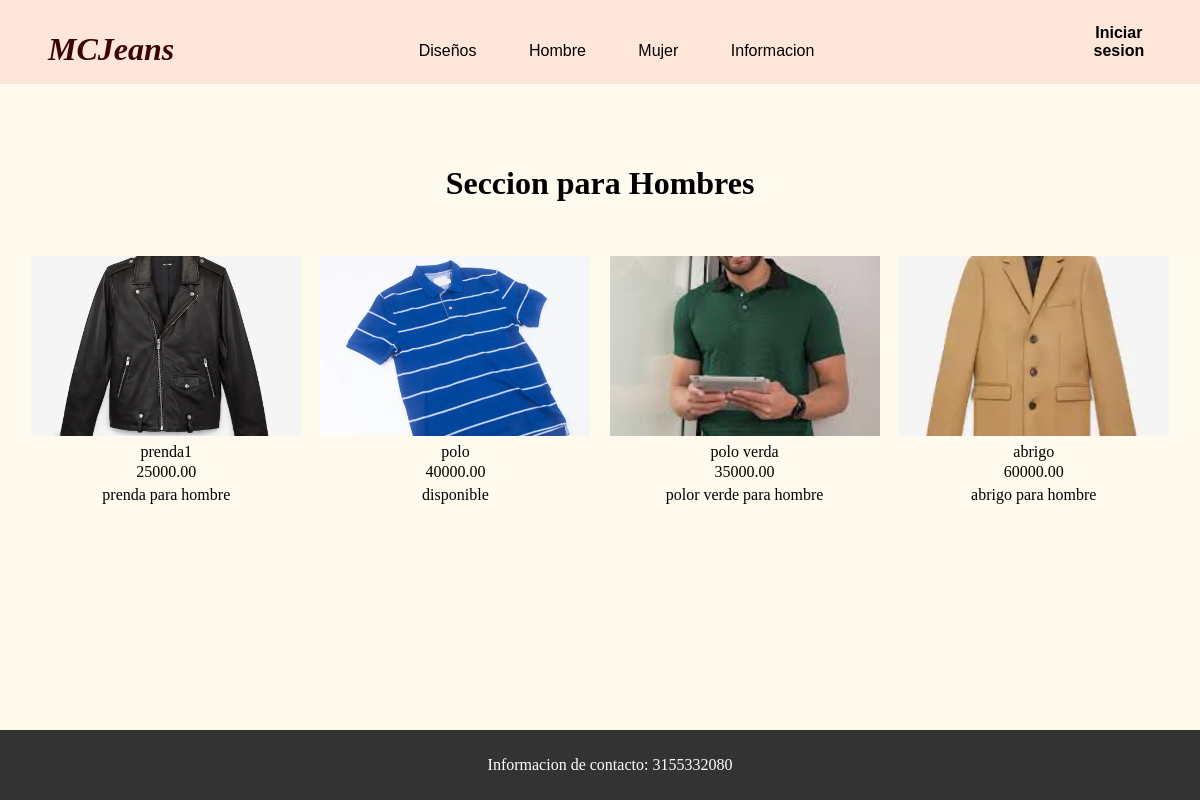
/hombre/, run on the app's committed database.
### principal/models.py (models this page shows, shortened)
class Producto(models.Model):
    Nombre = models.CharField(max_length=200)
    Descripcion = models.CharField(max_length=1000)
    Precio = models.DecimalField(max_digits=10, decimal_places=2)
    Imagen = models.ImageField(upload_to='static/img/productos/', null=True, blank=True)
    Unidades_disponibles = models.IntegerField(default=0, validators=[MinValueValidator(0)])
    categoria = models.BooleanField(default=True)

### principal/views.py (the view)
# urls.py: path('hombre/',views.hombre, name="hombre"),
def hombre(request):
    producto = Producto.objects.all()
    return render(request, 'hombre.html',{
        'producto' : producto
    })

### principal/templates/hombre.html (shortened to what this page needs)
{% extends 'navbar.html' %}
{% load static %}
{% block extrahead %}
<head>
    <link rel="stylesheet" href="{% static '/css/disenos.css' %}">
    <link rel="stylesheet" href="{% static '/css/contenido.css' %}">
</head>
{% endblock extrahead%}
    {% block content %}
    <div class="content">
        <h1>Seccion para Hombres</h1>
        <br>
        <div class="imagenes">
            {% for pro in producto %}
            {% if pro.categoria == False %}
            <a class="sobre" href="{% url 'producto' pro.id %}">
                <figure>
                    <img width="400" height="240" src="{{ pro.Imagen.url }}" alt="prenda3">
                    <figcaption>
                        <p class="prenda_title">{{pro.Nombre}}</p>
                        <p class="prenda_precio">{{pro.Precio}}</p>
                        <p class="prenda_descripcion">{{pro.Descripcion}}</p>
                    </figcaption>
                </figure>
            </a>
            {% endif %}
            {% endfor %}
        </div>
        <br><br><br>
        <div class="bot">
            <p>Informacion de contacto: 3155332080</p>
        </div>
    </div>
    </div>
    {% endblock content%}

### static/css/Menu.css (style rules this page uses)
body { margin: 0; padding: 0; margin: 0; background-color: #FFFAEE; }

### static/css/disenos.css (style rules this page uses)
.imagenes { display: flex; flex-wrap: wrap; justify-content: center; font-family: "Monserrat-Light"; position: relative; margin: 0.4vw; }
.imagenes figure { margin: 0.1vw; padding: 0.5vw; margin-bottom: 1vw; }
.imagenes figure img { width: 22.5vw; min-width: 200px; height: 15vw; min-height: 150px; object-fit: cover; margin: 0.2vw; }
.prenda_title { font-family: "Monserrat-bold"; text-align: center; padding: 0%; margin: 0%; }
.prenda_precio { font-family: "Monserrat-medium"; text-align: center; padding: 0.2vw; margin: 0%; }
.prenda_descripcion { font-family: "Monserrat-light"; text-align: center; padding: 0.2vw; margin: 0%; }
.sobre { text-decoration: none; color: inherit; }

### static/css/contenido.css (style rules this page uses)
.content { padding-top: 6%; }
h1 { text-align: center; font-family: "Monserrat-Light"; }
.bot { position: absolute; bottom: 0; left: 0; bottom: 0; width: 100%; background-color: #333; color: #fff; padding: 10px; text-align: center; }
body { position: relative; min-height: 100vh; }

### data on the page
Producto: Imagen (picture), Nombre "prenda1", Precio "25000.00", Descripcion "prenda para hombre"
Producto: Imagen (picture), Nombre "polo", Precio "40000.00", Descripcion "disponible"
Producto: Imagen (picture), Nombre "polo verda", Precio "35000.00", Descripcion "polor verde para hombre"
Producto: Imagen (picture), Nombre "abrigo", Precio "60000.00", Descripcion "abrigo para hombre"
